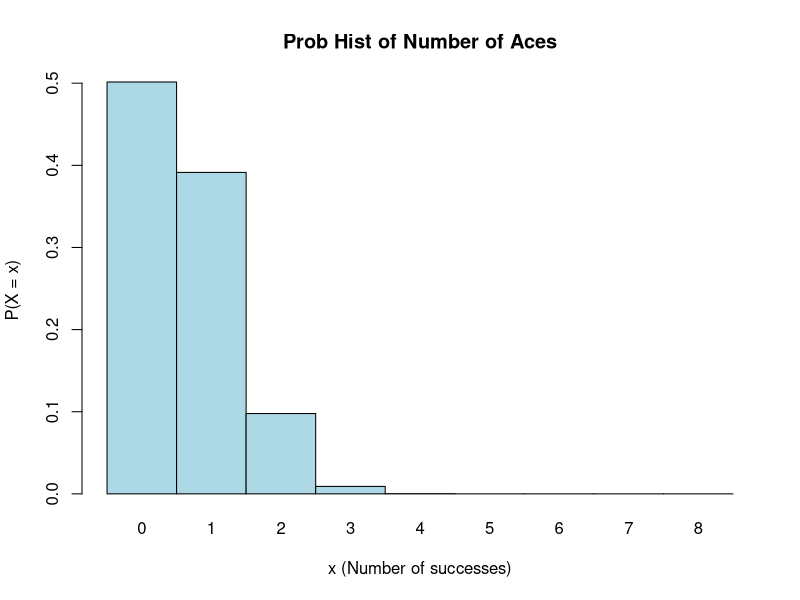
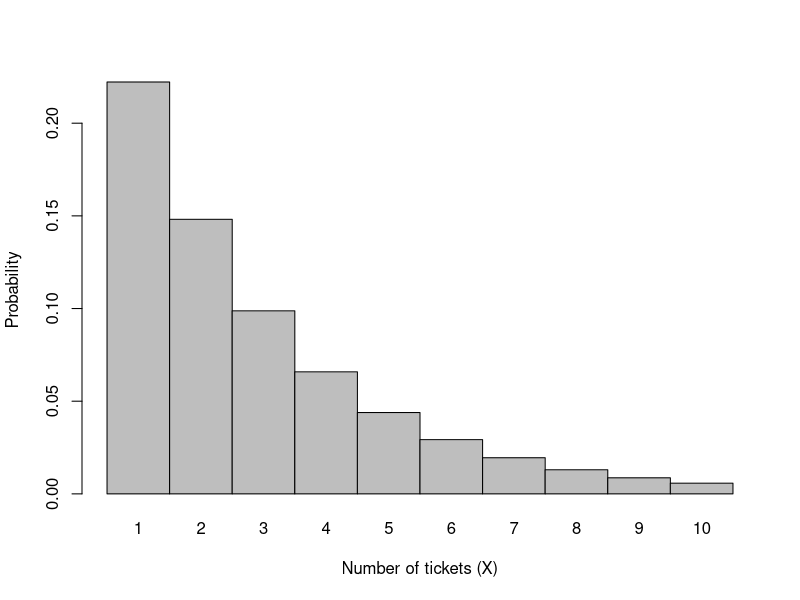
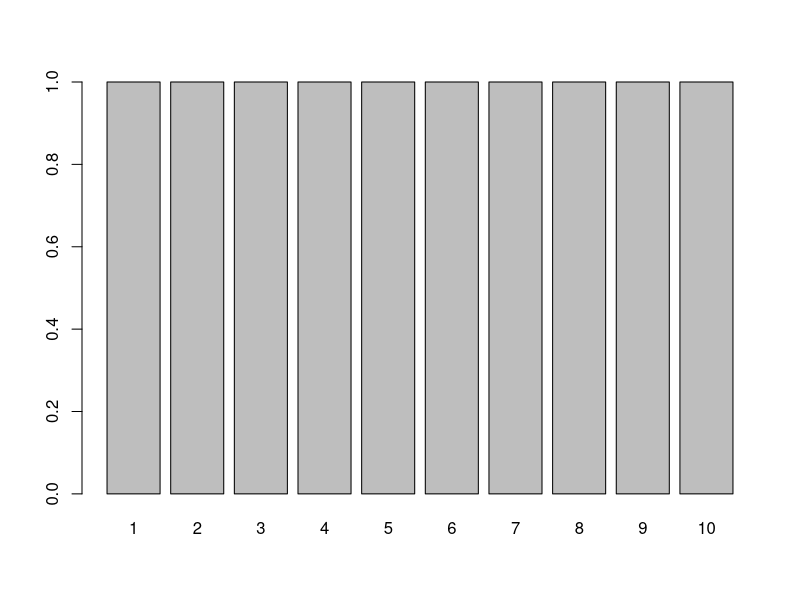

Source code (R) for these figures, in order:
## ---- chunk 1
N <- 52
K <- 4
n <- 8
## ---- chunk 2
X.vals <- 0:8
d.vals <- as.table(dhyper(X.vals, K, N-K, n))
names(d.vals) <- X.vals
d.vals
## ---- chunk 3
barplot(d.vals,
        space = 0,
        main = "Prob Hist of Number of Aces",
        xlab = "x (Number of successes)",
        ylab = "P(X = x)",
        col = "lightblue")
## ---- chunk 4
DrawCards <- function(n.cards, m.trials){
  X.vals <- numeric(m.trials)
  for(i.trials in 1:m.trials){
    X.vals[i.trials] <- sum(sample(c(rep("A", 4), rep("B", 52-4)), n.cards, replace = FALSE) == "A")
    
  }
}
## ---- chunk 5
p <- 1/3
## ---- chunk 6
X.max <- 10

X.vals <- 1:X.max
d.vals <- dgeom(X.vals, p)
d.vals
## ---- chunk 7
barplot(height   = d.vals,
        names.arg= X.vals,
        space    = 0,
        xlab     = "Number of tickets (X)",
        ylab     = "Probability")
## ---- chunk 8
SimulateLotteryTickets <- function(p.win, m.trials){
  X.vals <- numeric(m.trials)
  for(i in 1:m.trials){
    have.won <- FALSE
    n.tickets <- 0
    while(!have.won){
      ticket <- sample(c("Win", "Lose"), 1, prob = c(p.win,  1-p.win))
      n.tickets <- n.tickets + 1
      if(ticket == "Win"){
        have.won = TRUE
      }
    }
  }
}

print(table(X.vals))
barplot(table(X.vals))

SimulateLotteryTickets(1/3, 10000)
